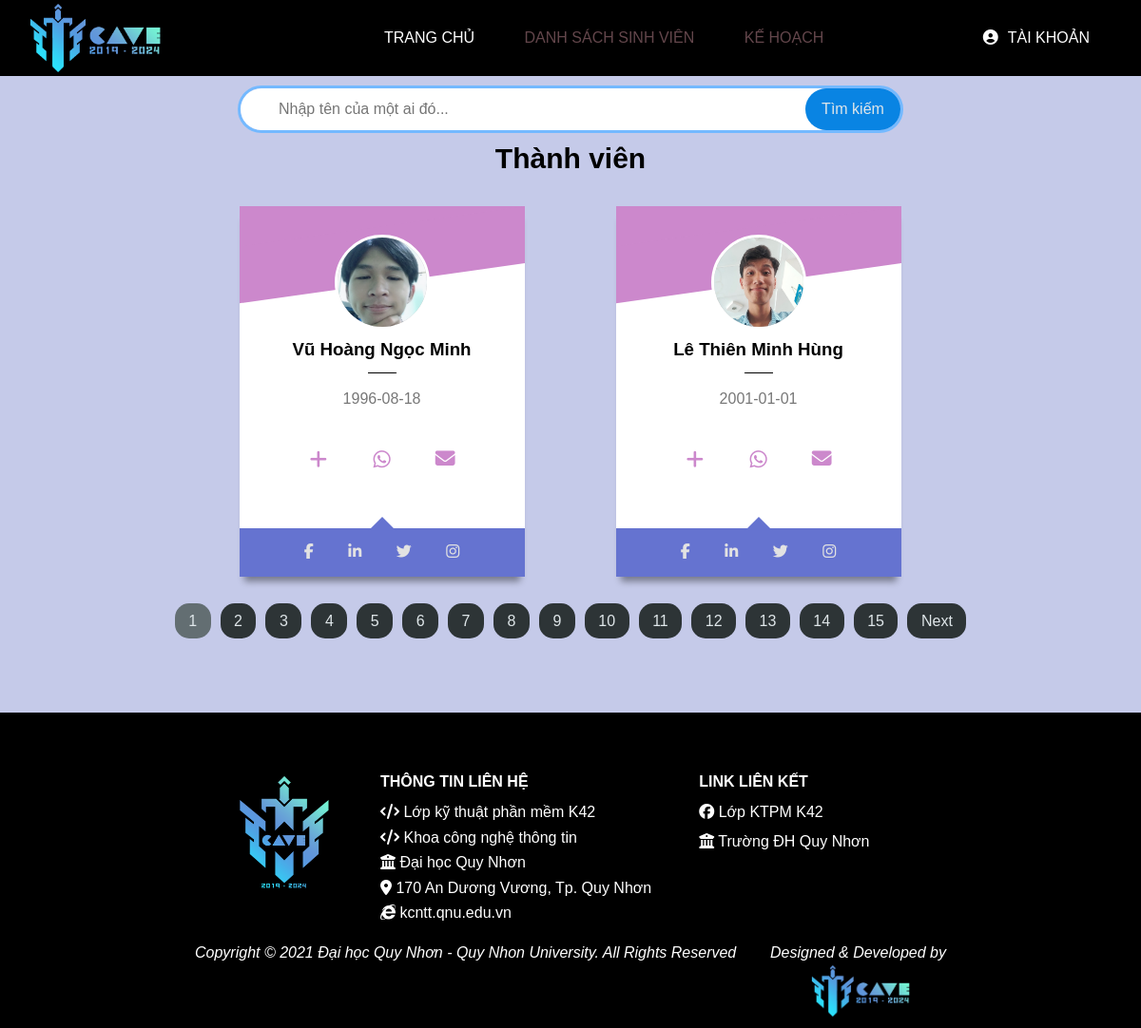
The page / on the database its author committed.
### tables this page shows
CREATE TABLE IF NOT EXISTS `account` (
  `id_SV` varchar(20) NOT NULL,
  `userPass` varchar(50) NOT NULL,
  `fullName` varchar(50) DEFAULT NULL,
  `birthday` date DEFAULT NULL,
  `sex` varchar(15) DEFAULT NULL,
  `countryside` varchar(100) DEFAULT NULL,
  `address` varchar(100) DEFAULT NULL,
  `phone` varchar(15) DEFAULT NULL,
  `email` varchar(50) DEFAULT NULL,
  `image` varchar(100) DEFAULT NULL,
  `note` varchar(1000) DEFAULT NULL,
  `code` int(11) DEFAULT NULL,
  PRIMARY KEY (`id_SV`),
  UNIQUE KEY `id_SV` (`id_SV`)
);

### homepage.php (called while the page is built)
<?php
    include('./Home/search.php');
?>

### Home/member.php (the view, shortened to what this page needs)
<div class="bg">
<div class="title">
        <h4>Thành viên</h4>
</div>
    <?php
        if (isset($_GET['search']))
        {
            $sql_member="select * from account where fullName like '%{$_GET['search']}%' ";
        }
        else
        {
            $sql_member="select * from account";
        }
        $run=$conn->query($sql_member);
        $total_records=mysqli_num_rows($run);
        if (!$total_records) echo('Không có thành viên nào');
        else
        {
            $current_page = isset($_GET['page']) ? $_GET['page'] : 1;
            $limit = 2;
            $start = ($current_page - 1) * $limit;
            if (isset($_GET['search']))
            {
                $sql_member="select * from account where fullName like '%{$_GET['search']}%' limit $start, $limit";
            }
            else $sql_member="select * from account limit $start, $limit";
            $run=$conn->query($sql_member);
            ?>
<div class="cards-container">
        <?php
            while($row=$run->fetch_array())
            {
        ?>
    <div class="card card-one">
        <header>
            <div class="avatar">
                <img src="<?php echo $row['image'] ?>" />
            </div>
        </header>
        <h3><?php echo $row['fullName'] ?></h3>
        <div class="desc">
            <?php echo $row['birthday'] ?>
        </div>
        <div class="contacts">
            <a href=""><i class="fa fa-plus"></i></a>
            <a href=""><i class="fa fa-whatsapp"></i></a>
            <a href=""><i class="fa fa-envelope"></i></a>
        </div>
        <footer>
            <a href=""><i class="fa fa-facebook"></i></a>
            <a href=""><i class="fa fa-linkedin"></i></a>
            <a href=""><i class="fa fa-twitter"></i></a>
            <a href=""><i class="fa fa-instagram"></i></a>
        </footer>
    </div>
  <?php
            }
        }
            ?>
</div>
<?php include('./home/phantrang.php'); ?>
</div>

### CSS/header.css (style rules this page uses)
* { padding: 0; margin: 0; box-sizing: border-box; }
html { font-family: Arial, Helvetica, sans-serif; }

### CSS/style.css (style rules this page uses)
* { margin: 0; padding: 0; box-sizing: border-box; }
body { font-family: "Dosis", sans-serif; background: #c5cae9; }

### Home/member.php (style rules this page uses)
* { box-sizing: border-box; }
.title { font-size: 30px; }
.bg { font-family: "Dosis", sans-serif; background: #c5cae9; text-align: center; height: 600px }
.cards-container { width: 793px; max-width: 100%; margin: 1rem auto; }
.card { float: left; margin: 1rem 3rem; }
.card-one { position: relative; width: 300px; background: #fff; box-shadow: 0 10px 7px -5px rgba(0, 0, 0, 0.4); }
.card-one header { position: relative; width: 100%; height: 60px; background-color: #c8c; }
.card-one header::before, .card-one header::after { content: ""; position: absolute; top: 0; bottom: 0; left: 0; right: 0; background: inherit; }
.card-one header::before { transform: skewY(-8deg); transform-origin: 100% 100%; z-index: 0; }
.card-one header::after { transform: skewY(8deg); transform-origin: 0 100%; z-index: -1; }
.card-one header .avatar { position: absolute; left: 50%; top: 30px; margin-left: -50px; z-index: 0; width: 100px; height: 100px; border-radius: 50%; overflow: hidden; background: #ccc; border: 3px solid #fff; }
.card-one header .avatar img { position: absolute; top: 50%; left: 50%; transform: translate(-50%, -50%); width: 100px; height: auto; }
.card-one h3 { position: relative; margin: 80px 0 30px; text-align: center; }
.card-one h3::after { content: ""; position: absolute; bottom: -15px; left: 50%; margin-left: -15px; width: 30px; height: 1px; background: #000; }
.card-one .desc { padding: 0 1rem 2rem; text-align: center; line-height: 1.5; color: #777; }
.card-one .contacts { width: 200px; max-width: 100%; margin: 0 auto 3rem; }
.card-one .contacts a { display: block; width: 33.333333%; float: left; text-align: center; color: #c8c; }
.card-one .contacts a .fa { position: relative; width: 40px; height: 40px; line-height: 39px; overflow: hidden; text-align: center; font-size: 1.3em; }
.card-one .contacts a .fa:before { position: relative; z-index: 0; }
.card-one .contacts a .fa::after { content: ""; position: absolute; top: 50%; left: 50%; width: 0; height: 0; transform: translate(-50%, -50%); background: #c8c; transition: width 0.3s, height 0.3s; }
.card-one .contacts a:last-of-type .fa { line-height: 36px; }
.card-one footer { position: relative; padding: 1rem; background-color: #6573d0; text-align: center; }
.card-one footer a { padding: 0 1rem; color: #e2e2e2; transition: color 0.4s; }
.card-one footer::before { content: ""; position: absolute; top: -27px; left: 50%; margin-left: -15px; border: 15px solid transparent; border-bottom-color: #6573d0; }

### rows shown on the page
account: image (picture), fullName "Vũ Hoàng Ngọc Minh", birthday "1996-08-18"
account: image (picture), fullName "Lê Thiên Minh Hùng", birthday "2001-01-01"
